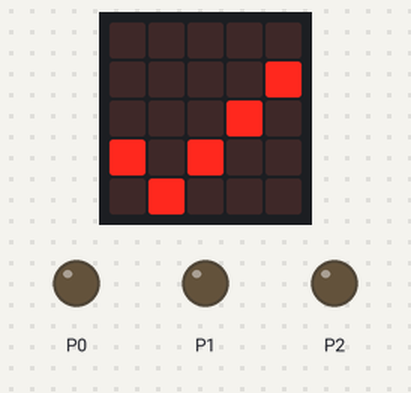
This program was run on a simulated BBC micro:bit (MakeCode). Shown: the board's 5×5 LED display, output pins drawn as LEDs (lit = HIGH).

Above: at 0.1 s.
At 0.7 s:
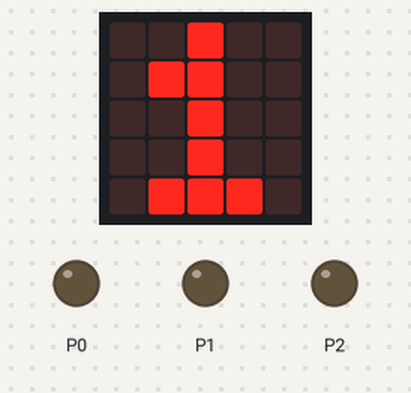
At 19.23 s:
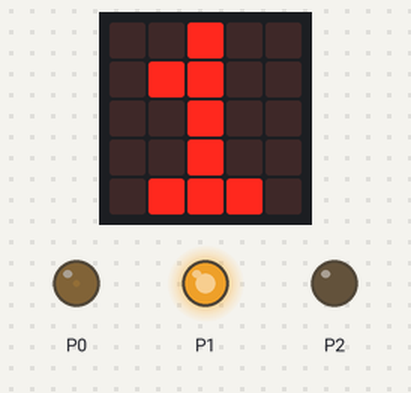
At 37.9 s:
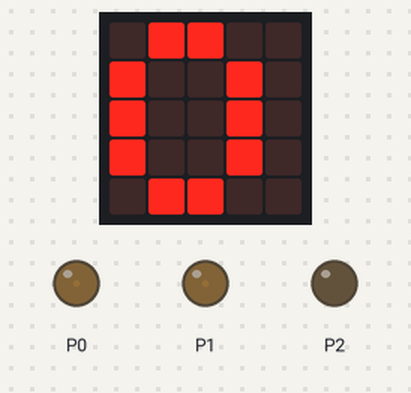
Timing chart, 0 to 40.0 s (numbered marks = the images above):
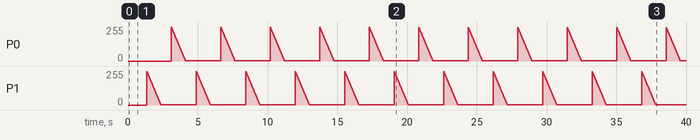

Measured:
- by itself, P0, P1: ramps from 252/255 to 2/255 and jumps back, once every 3.5 s

The program:

main.ts
```typescript
pins.digitalWritePin(DigitalPin.P0, 0)
pins.digitalWritePin(DigitalPin.P1, 0)
pins.digitalWritePin(DigitalPin.P2, 0)
basic.showIcon(IconNames.Yes)
/**
 * Gul     = IN1(IN2 til GND) =    Fremdrift  =  PIN1
 *
 * Grøn  = IN3(IN4 til GND) =    Opdrift      =  PIN0
 */
basic.forever(function () {
    basic.showNumber(1)
    for (let indeks = 0; indeks <= 100; indeks++) {
        pins.analogWritePin(AnalogPin.P1, (101 - indeks) * 10)
        basic.pause(10)
    }
    basic.showNumber(0)
    for (let indeks = 0; indeks <= 100; indeks++) {
        pins.analogWritePin(AnalogPin.P0, (101 - indeks) * 10)
        basic.pause(10)
    }
})
```

test.ts
```typescript
// test ender her, dette bliver ikke kompileret, når denne pakke bruges som en udvidelse.
```
